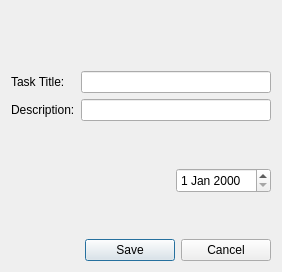
<?xml version="1.0" encoding="UTF-8"?>
<ui version="4.0">
 <class>editDialog</class>
 <widget class="QDialog" name="editDialog">
  <property name="geometry">
   <rect>
    <x>0</x>
    <y>0</y>
    <width>282</width>
    <height>272</height>
   </rect>
  </property>
  <property name="windowTitle">
   <string>Dialog</string>
  </property>
  <layout class="QVBoxLayout" name="verticalLayout_3">
   <item>
    <spacer name="verticalSpacer">
     <property name="orientation">
      <enum>Qt::Vertical</enum>
     </property>
     <property name="sizeHint" stdset="0">
      <size>
       <width>20</width>
       <height>40</height>
      </size>
     </property>
    </spacer>
   </item>
   <item>
    <widget class="QLabel" name="selectedTaskLabel">
     <property name="text">
      <string/>
     </property>
    </widget>
   </item>
   <item>
    <layout class="QHBoxLayout" name="horizontalLayout_2">
     <item>
      <layout class="QVBoxLayout" name="verticalLayout">
       <item>
        <widget class="QLabel" name="label">
         <property name="text">
          <string>Task Title:</string>
         </property>
        </widget>
       </item>
       <item>
        <widget class="QLabel" name="label_2">
         <property name="text">
          <string>Description:</string>
         </property>
        </widget>
       </item>
      </layout>
     </item>
     <item>
      <layout class="QVBoxLayout" name="verticalLayout_2">
       <item>
        <widget class="QLineEdit" name="titleLineEdit"/>
       </item>
       <item>
        <widget class="QLineEdit" name="descriptionLineEdit"/>
       </item>
      </layout>
     </item>
    </layout>
   </item>
   <item>
    <spacer name="verticalSpacer_3">
     <property name="orientation">
      <enum>Qt::Vertical</enum>
     </property>
     <property name="sizeHint" stdset="0">
      <size>
       <width>20</width>
       <height>40</height>
      </size>
     </property>
    </spacer>
   </item>
   <item>
    <layout class="QHBoxLayout" name="horizontalLayout_3">
     <item>
      <spacer name="horizontalSpacer_2">
       <property name="orientation">
        <enum>Qt::Horizontal</enum>
       </property>
       <property name="sizeHint" stdset="0">
        <size>
         <width>40</width>
         <height>20</height>
        </size>
       </property>
      </spacer>
     </item>
     <item>
      <widget class="QDateEdit" name="dateEdit">
       <property name="minimumSize">
        <size>
         <width>90</width>
         <height>25</height>
        </size>
       </property>
      </widget>
     </item>
    </layout>
   </item>
   <item>
    <spacer name="verticalSpacer_2">
     <property name="orientation">
      <enum>Qt::Vertical</enum>
     </property>
     <property name="sizeHint" stdset="0">
      <size>
       <width>20</width>
       <height>40</height>
      </size>
     </property>
    </spacer>
   </item>
   <item>
    <layout class="QHBoxLayout" name="horizontalLayout">
     <item>
      <spacer name="horizontalSpacer">
       <property name="orientation">
        <enum>Qt::Horizontal</enum>
       </property>
       <property name="sizeHint" stdset="0">
        <size>
         <width>40</width>
         <height>20</height>
        </size>
       </property>
      </spacer>
     </item>
     <item>
      <widget class="QPushButton" name="editSaveButton">
       <property name="sizePolicy">
        <sizepolicy hsizetype="Minimum" vsizetype="Fixed">
         <horstretch>90</horstretch>
         <verstretch>0</verstretch>
        </sizepolicy>
       </property>
       <property name="minimumSize">
        <size>
         <width>90</width>
         <height>0</height>
        </size>
       </property>
       <property name="maximumSize">
        <size>
         <width>90</width>
         <height>16777215</height>
        </size>
       </property>
       <property name="text">
        <string>Save</string>
       </property>
      </widget>
     </item>
     <item>
      <widget class="QPushButton" name="editCancelButton">
       <property name="sizePolicy">
        <sizepolicy hsizetype="Minimum" vsizetype="Fixed">
         <horstretch>90</horstretch>
         <verstretch>0</verstretch>
        </sizepolicy>
       </property>
       <property name="minimumSize">
        <size>
         <width>90</width>
         <height>0</height>
        </size>
       </property>
       <property name="maximumSize">
        <size>
         <width>90</width>
         <height>16777215</height>
        </size>
       </property>
       <property name="text">
        <string>Cancel</string>
       </property>
      </widget>
     </item>
    </layout>
   </item>
  </layout>
 </widget>
 <resources/>
 <connections/>
</ui>
